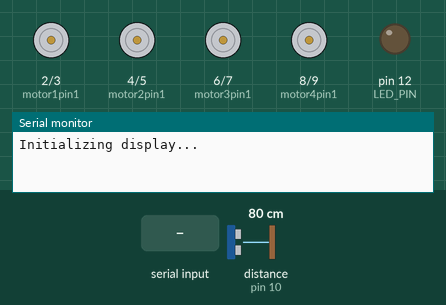
Recording of a sketch running on a simulated Arduino Uno, built with avr-gcc and run on an emulated ATmega328P. Shown: motor-driver pin pairs drawn as motors (green arrow = first pin HIGH = forward, orange = second pin HIGH = backward, longer = more drive), output pins drawn as LEDs (lit = HIGH), the last lines printed to the serial monitor. Wiring (inferred from the names in the program): ultrasonic range finder: trigger pin 11; echo pin 10. The inputs (shaded band) are chosen by the test bench; at power-on: distance to the obstacle (sensor on pin 10) 80 cm. The echo pulse lasts 58.3 µs per cm; pins used as bus, display or sensor lines are not drawn.

Above: at 1.2 s.
1.3 s: "P" received over Serial
At 2.4 s:
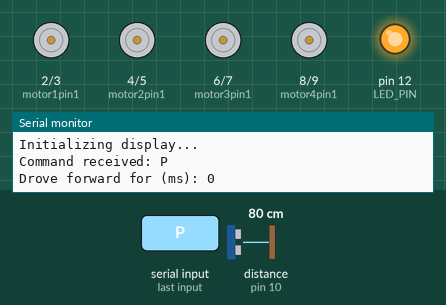
2.8 s: "N" received over Serial
At 3.3 s:
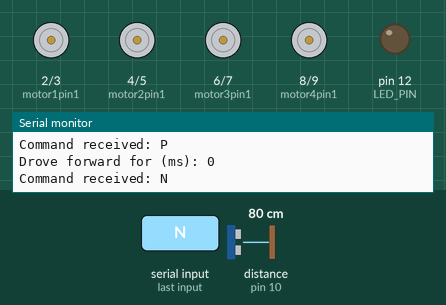
Timing chart, 0 to 5.8 s (numbered marks = the images above; inputs shaded):
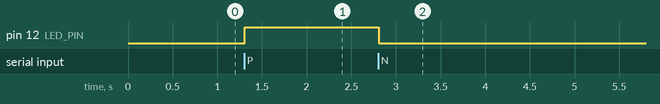

The sketch:

main.ino
```cpp
#include "sensors.h"
#include "motors.h"
#include "display.h"

// State tracking variables
unsigned long forwardStartTime = 0;    // When we started driving forward
unsigned long forwardDriveTime = 0;    // Total time spent driving forward
bool isReturning = false;             // Are we currently returning?
bool isDrivingForward = false;        // Are we currently driving forward?

// Timing constants
const unsigned long MIN_DRIVE_TIME = 2000;     // Minimum 2 seconds of movement
const unsigned long COMMAND_TIMEOUT = 1000;    // Wait 1 full second before stopping on lost signal
const float RETURN_FACTOR = 0.5;              // Return 90% of the forward distance
unsigned long lastCommandTime = 0;           // Track when we last got a command

void setup() {
    Serial.begin(9600);
    initializeSensors();
    initializeMotors();
    initializeDisplay();
}

void loop() {
    unsigned long currentTime = millis();

    if (Serial.available() > 0) {
        char command = Serial.read();
        lastCommandTime = currentTime;

        // Debug output
        Serial.print("Command received: ");
        Serial.println(command);

        switch (command) {
            case 'P':
                if (!isDrivingForward && !isReturning) {
                    // Start driving forward if we're not already moving
                    led_on();
                    forward();
                    isDrivingForward = true;
                    forwardStartTime = currentTime;
                }
                // If already driving forward, update the last command time
                if (isDrivingForward) {
                    lastCommandTime = currentTime;
                }
                break;

            case 'N':
                if (isDrivingForward &&
                    (currentTime - forwardStartTime >= MIN_DRIVE_TIME)) {
                    // Stop and remember how far we went
                    stop();
                    isDrivingForward = false;
                    forwardDriveTime = currentTime - forwardStartTime;
                    // Start return journey
                    backward();
                    isReturning = true;
                    forwardStartTime = currentTime; // Reuse for return timing
                }
                led_off();
                break;
        }
    } else if (isDrivingForward &&
              (currentTime - lastCommandTime > COMMAND_TIMEOUT) &&
              (currentTime - forwardStartTime >= MIN_DRIVE_TIME)) {
        // If we haven't received a command recently and have moved minimum distance, stop
        stop();
        isDrivingForward = false;
        forwardDriveTime = currentTime - forwardStartTime;
        // Start return journey
        backward();
        isReturning = true;
        forwardStartTime = currentTime;
        led_off();
    }

    // Check ultrasonic sensor
    long inches = measureDistanceInInches();

    // Check for obstacles and handle return journey timing
    if (inches > 6) {
        if (isDrivingForward) {
            // Hit obstacle while going forward
            stop();
            isDrivingForward = false;
            forwardDriveTime = currentTime - forwardStartTime;
            Serial.print("Drove forward for (ms): ");
            Serial.println(forwardDriveTime);
        }
    }

    // Check if we've driven backward for the adjusted return time
    if (isReturning && (currentTime - forwardStartTime >= (forwardDriveTime * RETURN_FACTOR))) {
        stop();
        isReturning = false;
        Serial.println("Return journey complete");
    }
}
```

display.cpp
```cpp
#include "display.h"
#include <Arduino.h>

// Example display variable
extern int displayValue = 0;
const int LED_PIN = 12;

void initializeDisplay() {
    Serial.println("Initializing display...");
    pinMode(LED_PIN, OUTPUT);
}

void updateDisplay() {
    displayValue = analogRead(A0); // Example based on sensor
    Serial.print("Display Value: ");
    Serial.println(displayValue);
}

void led_on() {
    digitalWrite(LED_PIN, HIGH);
}

void led_off() {
    digitalWrite(LED_PIN, LOW);
}
```

display.h
```cpp
#ifndef DISPLAY_H
#define DISPLAY_H

// Function declarations
void initializeDisplay();
void updateDisplay();
void led_on();
void led_off();

#endif
```

motors.cpp
```cpp
#include "motors.h"
#include <Arduino.h>

extern const int motor1pin1 = 2; // Motor 1 direction control
extern const int motor1pin2 = 3;
extern const int motor2pin1 = 4; // Motor 2 direction control
extern const int motor2pin2 = 5;
extern const int motor3pin1 = 6; // Motor 3 direction control
extern const int motor3pin2 = 7;
extern const int motor4pin1 = 8; // Motor 4 direction control
extern const int motor4pin2 = 9;


void initializeMotors() {
  pinMode(motor1pin1, OUTPUT);
  pinMode(motor1pin2, OUTPUT);
  pinMode(motor2pin1, OUTPUT);
  pinMode(motor2pin2, OUTPUT);
  pinMode(motor3pin1, OUTPUT);
  pinMode(motor3pin2, OUTPUT);
  pinMode(motor4pin1, OUTPUT);
  pinMode(motor4pin2, OUTPUT);
}

void backward() {
      digitalWrite(motor1pin1, HIGH);
      digitalWrite(motor1pin2, LOW);

      digitalWrite(motor2pin1, LOW);
      digitalWrite(motor2pin2, HIGH);

      digitalWrite(motor3pin1, HIGH);
      digitalWrite(motor3pin2, LOW);

      digitalWrite(motor4pin1, LOW);
      digitalWrite(motor4pin2, HIGH);
}

void forward() {
      digitalWrite(motor1pin1, LOW);
      digitalWrite(motor1pin2, HIGH);

      digitalWrite(motor2pin1, HIGH);
      digitalWrite(motor2pin2, LOW);

      digitalWrite(motor3pin1, LOW);
      digitalWrite(motor3pin2, HIGH);

      digitalWrite(motor4pin1, HIGH);
      digitalWrite(motor4pin2, LOW);
}

void turn_left() {
      digitalWrite(motor1pin1, LOW);
      digitalWrite(motor1pin2, HIGH);

      digitalWrite(motor2pin1, LOW);
      digitalWrite(motor2pin2, HIGH);

      digitalWrite(motor3pin1, LOW);
      digitalWrite(motor3pin2, HIGH);

      digitalWrite(motor4pin1, LOW);
      digitalWrite(motor4pin2, HIGH);
}
void turn_right() {
      digitalWrite(motor1pin1, HIGH);
      digitalWrite(motor1pin2, LOW);

      digitalWrite(motor2pin1, HIGH);
      digitalWrite(motor2pin2, LOW);

      digitalWrite(motor3pin1, HIGH);
      digitalWrite(motor3pin2, LOW);

      digitalWrite(motor4pin1, HIGH);
      digitalWrite(motor4pin2, LOW);
}

void stop() {
  digitalWrite(motor1pin1, LOW);
  digitalWrite(motor1pin2, LOW);
  digitalWrite(motor2pin1, LOW);
  digitalWrite(motor2pin2, LOW);
  digitalWrite(motor3pin1, LOW);
  digitalWrite(motor3pin2, LOW);
  digitalWrite(motor4pin1, LOW);
  digitalWrite(motor4pin2, LOW);
}
```

motors.h
```cpp
#ifndef MOTORS_H
#define MOTORS_H

// Pin definitions
extern const int motor1pin1;
extern const int motor1pin2;
extern const int motor2pin1;
extern const int motor2pin2;
extern const int motor3pin1;
extern const int motor3pin2;
extern const int motor4pin1;
extern const int motor4pin2;

// Function declarations
void initializeMotors();
void forward();
void backward();
void turn_right();
void turn_left();
void stop();

#endif
```

sensors.cpp
```cpp
#include "sensors.h"
#include <Arduino.h>

// Pin definitions
extern const int echoPin = 10;
extern const int trigPin = 11;

// Initialize the ultrasonic sensor
void initializeSensors() {
    pinMode(echoPin, INPUT);
    pinMode(trigPin, OUTPUT); // Set trigPin as output
}

// Measure distance in inches
long measureDistanceInInches() {
    long duration;

    // Send a 10-microsecond pulse to the trigger pin
    digitalWrite(trigPin, LOW);
    delayMicroseconds(2);
    digitalWrite(trigPin, HIGH);
    delayMicroseconds(10);
    digitalWrite(trigPin, LOW);

    // Measure the duration of the echo pulse
    duration = pulseIn(echoPin, HIGH);

    // Convert duration to inches
    return duration / 74 / 2;
}

// Measure distance in centimeters
long measureDistanceInCM() {
    long duration;

    // Send a 10-microsecond pulse to the trigger pin
    digitalWrite(trigPin, LOW);
    delayMicroseconds(2);
    digitalWrite(trigPin, HIGH);
    delayMicroseconds(10);
    digitalWrite(trigPin, LOW);

    // Measure the duration of the echo pulse
    duration = pulseIn(echoPin, HIGH);

    // Convert duration to centimeters
    return duration / 29 / 2;
}
```

sensors.h
```cpp
#ifndef SENSORS_H
#define SENSORS_H

// Pin declarations
extern const int echoPin;
extern const int trigPin;

// Function declarations
void initializeSensors();
long measureDistanceInInches();
long measureDistanceInCM();

#endif
```

Measured:
- after the input at 1.3 s, pin 12 (LED_PIN): LOW → HIGH at once
- after the input at 2.8 s, pin 12 (LED_PIN): HIGH → LOW at once
